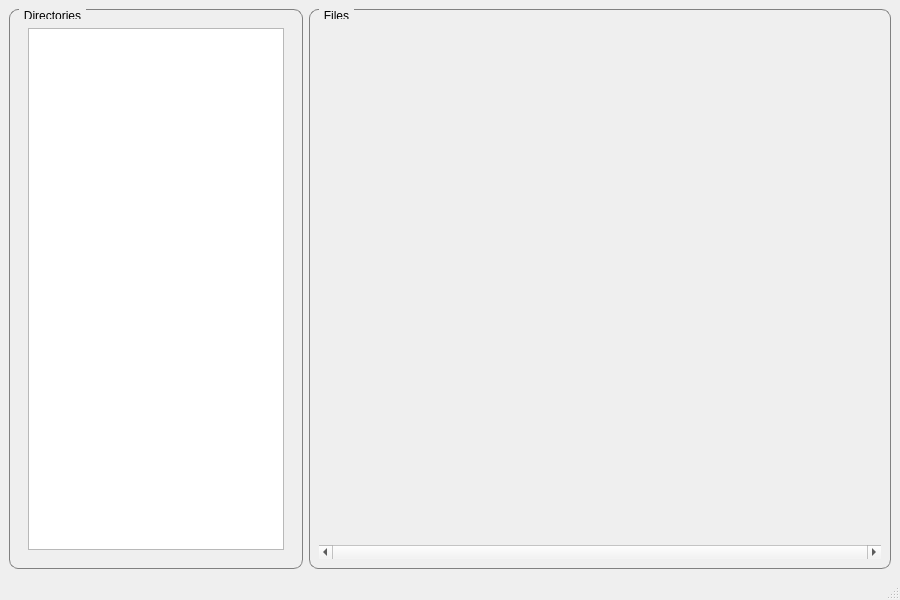
<?xml version="1.0" encoding="UTF-8"?>
<ui version="4.0">
 <class>SelectionWindowBase</class>
 <widget class="QMainWindow" name="SelectionWindowBase">
  <property name="geometry">
   <rect>
    <x>0</x>
    <y>0</y>
    <width>900</width>
    <height>600</height>
   </rect>
  </property>
  <property name="windowTitle">
   <string>Selection</string>
  </property>
  <property name="styleSheet">
   <string notr="true">QGroupBox {
    border: 1px solid gray;
    border-radius: 9px;
    margin-top: 0.5em;
}

QGroupBox::title {
    subcontrol-origin: margin;
    left: 10px;
    padding: 0 3px 0 3px;
}
</string>
  </property>
  <widget class="QWidget" name="centralwidget">
   <layout class="QHBoxLayout" name="horizontalLayout">
    <item>
     <widget class="QGroupBox" name="groupBox">
      <property name="sizePolicy">
       <sizepolicy hsizetype="Minimum" vsizetype="Preferred">
        <horstretch>0</horstretch>
        <verstretch>0</verstretch>
       </sizepolicy>
      </property>
      <property name="title">
       <string>Directories</string>
      </property>
      <layout class="QHBoxLayout" name="horizontalLayout_3">
       <item>
        <widget class="QScrollArea" name="scrollArea_2">
         <property name="sizePolicy">
          <sizepolicy hsizetype="Minimum" vsizetype="Expanding">
           <horstretch>0</horstretch>
           <verstretch>0</verstretch>
          </sizepolicy>
         </property>
         <property name="frameShape">
          <enum>QFrame::NoFrame</enum>
         </property>
         <property name="widgetResizable">
          <bool>true</bool>
         </property>
         <widget class="QWidget" name="scrollAreaWidgetContents_2">
          <property name="geometry">
           <rect>
            <x>0</x>
            <y>0</y>
            <width>274</width>
            <height>507</height>
           </rect>
          </property>
          <layout class="QHBoxLayout" name="horizontalLayout_4">
           <item>
            <widget class="QListView" name="listView_Directories">
             <property name="sizePolicy">
              <sizepolicy hsizetype="Minimum" vsizetype="Expanding">
               <horstretch>0</horstretch>
               <verstretch>0</verstretch>
              </sizepolicy>
             </property>
            </widget>
           </item>
          </layout>
         </widget>
        </widget>
       </item>
      </layout>
     </widget>
    </item>
    <item>
     <widget class="QGroupBox" name="groupBox_2">
      <property name="title">
       <string>Files</string>
      </property>
      <layout class="QGridLayout" name="gridLayout">
       <item row="0" column="0">
        <widget class="QScrollArea" name="scrollArea">
         <property name="frameShape">
          <enum>QFrame::NoFrame</enum>
         </property>
         <property name="horizontalScrollBarPolicy">
          <enum>Qt::ScrollBarAlwaysOn</enum>
         </property>
         <property name="widgetResizable">
          <bool>true</bool>
         </property>
         <widget class="QWidget" name="scrollAreaWidgetContents">
          <property name="geometry">
           <rect>
            <x>0</x>
            <y>0</y>
            <width>562</width>
            <height>492</height>
           </rect>
          </property>
          <layout class="QHBoxLayout" name="horizontalLayout_2">
           <item>
            <widget class="QWidget" name="widget_Files" native="true">
             <property name="sizePolicy">
              <sizepolicy hsizetype="Minimum" vsizetype="Minimum">
               <horstretch>0</horstretch>
               <verstretch>0</verstretch>
              </sizepolicy>
             </property>
            </widget>
           </item>
          </layout>
         </widget>
        </widget>
       </item>
      </layout>
     </widget>
    </item>
   </layout>
  </widget>
  <widget class="QMenuBar" name="menubar">
   <property name="geometry">
    <rect>
     <x>0</x>
     <y>0</y>
     <width>900</width>
     <height>25</height>
    </rect>
   </property>
  </widget>
  <widget class="QStatusBar" name="statusbar"/>
 </widget>
 <resources/>
 <connections/>
</ui>
